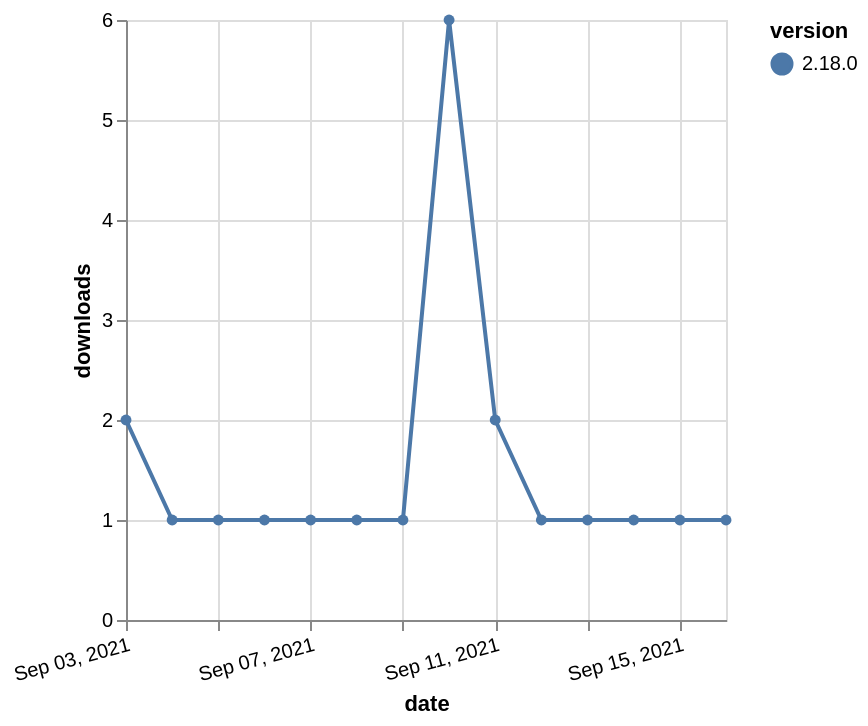

Here is the Vega-Lite specification saved for this chart:
### Vega-Lite specification from a JSON file in a GitHub repository (floating-point values rounded to 4 significant figures)
{"$schema": "https://vega.github.io/schema/vega-lite/v5.json", "description": "A simple bar chart with embedded data.", "data": {"values": [{"date": "2021-09-03", "total": 504, "delta": 2, "version": "2.18.0"}, {"date": "2021-09-04", "total": 505, "delta": 1, "version": "2.18.0"}, {"date": "2021-09-05", "total": 506, "delta": 1, "version": "2.18.0"}, {"date": "2021-09-06", "total": 507, "delta": 1, "version": "2.18.0"}, {"date": "2021-09-07", "total": 508, "delta": 1, "version": "2.18.0"}, {"date": "2021-09-08", "total": 509, "delta": 1, "version": "2.18.0"}, {"date": "2021-09-09", "total": 510, "delta": 1, "version": "2.18.0"}, {"date": "2021-09-10", "total": 516, "delta": 6, "version": "2.18.0"}, {"date": "2021-09-11", "total": 518, "delta": 2, "version": "2.18.0"}, {"date": "2021-09-12", "total": 519, "delta": 1, "version": "2.18.0"}, {"date": "2021-09-13", "total": 520, "delta": 1, "version": "2.18.0"}, {"date": "2021-09-14", "total": 521, "delta": 1, "version": "2.18.0"}, {"date": "2021-09-15", "total": 522, "delta": 1, "version": "2.18.0"}, {"date": "2021-09-16", "total": 523, "delta": 1, "version": "2.18.0"}]}, "width": "container", "mark": {"type": "line", "point": {"filled": true}}, "encoding": {"x": {"field": "date", "type": "temporal", "timeUnit": "yearmonthdate", "title": "date", "axis": {"labelAngle": -15}}, "y": {"field": "delta", "type": "quantitative", "title": "downloads"}, "color": {"field": "version", "type": "nominal"}, "tooltip": {"field": "delta"}}}
